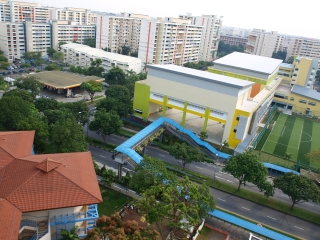
#> input picture task2/images/image1.jpg, 320 x 240 px
$ python main.py
#> lines starting #> are read from the running program, lines starting #| are printed output that depends on the picture
### task2/src/feature_extraction.py
import cv2
import numpy as np
import os

def extract_features(image):
    """
    Extracts key points and descriptors from an image using SIFT.
    """
    gray = cv2.cvtColor(image, cv2.COLOR_BGR2GRAY)
    sift = cv2.SIFT_create()
    keypoints, descriptors = sift.detectAndCompute(gray, None)
    return keypoints, descriptors

def match_features(image1, image2, des1, des2):
    """
    Matches features between two images using FLANN-based matcher.
    """
    index_params = dict(algorithm=1, trees=5)
    search_params = dict(checks=50)
    flann = cv2.FlannBasedMatcher(index_params, search_params)

    matches = flann.knnMatch(des1, des2, k=2)

    # Apply Lowe’s ratio test
    good_matches = [m for m, n in matches if m.distance < 0.75 * n.distance]

    return good_matches

def draw_keypoints(image1, image2, keypoints1, keypoints2, matches, output_path):
    """
    Draws keypoint matches between two images and saves the result.
    """
    matched_image = cv2.drawMatches(image1, keypoints1, image2, keypoints2, matches, None, flags=cv2.DrawMatchesFlags_NOT_DRAW_SINGLE_POINTS)
    cv2.imwrite(output_path, matched_image)

### task2/src/stitcher.py
import cv2
import os

def stitch_pair(image1, image2):
    """
    Stitches two images into a single panorama.
    """
    stitcher = cv2.Stitcher_create()
    error, stitched_img = stitcher.stitch([image1, image2])

    if error == cv2.Stitcher_OK:
        return stitched_img
    else:
        print("Error during stitching two images.")
        return None

### task2/src/post_processor.py
import cv2
import numpy as np
import imutils

def post_process_stitched_image(stitched_img):
    """
    Applies a binary mask to crop out the largest detected object (the stitched image).
    """
    stitched_img = cv2.copyMakeBorder(stitched_img, 10, 10, 10, 10, cv2.BORDER_CONSTANT, (0, 0, 0))
    gray = cv2.cvtColor(stitched_img, cv2.COLOR_BGR2GRAY)
    thresh_img = cv2.threshold(gray, 0, 255, cv2.THRESH_BINARY)[1]

    contours = cv2.findContours(thresh_img.copy(), cv2.RETR_EXTERNAL, cv2.CHAIN_APPROX_SIMPLE)
    contours = imutils.grab_contours(contours)
    areaOI = max(contours, key=cv2.contourArea)

    mask = np.zeros(thresh_img.shape, dtype="uint8")
    x, y, w, h = cv2.boundingRect(areaOI)
    cv2.rectangle(mask, (x, y), (x + w, y + h), 255, -1)

    minRectangle = mask.copy()
    sub = mask.copy()

    while cv2.countNonZero(sub) > 0:
        minRectangle = cv2.erode(minRectangle, None)
        sub = cv2.subtract(minRectangle, thresh_img)

    contours = cv2.findContours(minRectangle.copy(), cv2.RETR_EXTERNAL, cv2.CHAIN_APPROX_SIMPLE)
    contours = imutils.grab_contours(contours)
    areaOI = max(contours, key=cv2.contourArea)

    x, y, w, h = cv2.boundingRect(areaOI)
    return stitched_img[y:y + h, x:x + w]

### task2/src/main.py
import cv2
import os
import glob
from load_images import load_images
from feature_extraction import extract_features, match_features, draw_keypoints
from stitcher import stitch_pair
from post_processor import post_process_stitched_image

# Define input and output folders
input_folder = "../images"
output_folder = "../output"
panoramas_folder = os.path.join(output_folder, "panoramas")
keypoints_folder = os.path.join(output_folder, "keypoints")
final_panorama_path = os.path.join(output_folder, "panorama_final.jpg")

# Ensure output folders exist
os.makedirs(output_folder, exist_ok=True)
os.makedirs(panoramas_folder, exist_ok=True)
os.makedirs(keypoints_folder, exist_ok=True)

# Load images
image_paths = glob.glob(os.path.join(input_folder, "*.jpg"))
image_paths.sort()  # Ensure correct order
images = [cv2.imread(img) for img in image_paths]
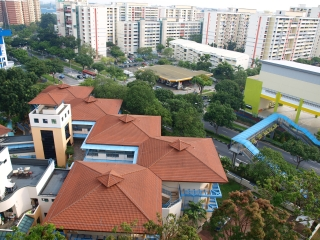
#> input picture task2/images/image2.jpg, 320 x 240 px
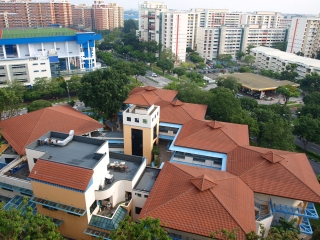
#> input picture task2/images/image3.jpg, 320 x 240 px
#> images = 3 items

if len(images) < 2:
    print("Need at least two images for stitching. Exiting...")
    exit()

# Stitch images step by step
current_panorama = images[0]
#> current_panorama is the input picture: shape (240, 320, 3); mean B, G, R 117.2, 128.5, 126.9

for i in range(1, len(images)):
    img1, img2 = current_panorama, images[i]

    # Extract keypoints
    keypoints1, des1 = extract_features(img1)
    keypoints2, des2 = extract_features(img2)

    # Match features
    matches = match_features(img1, img2, des1, des2)

    # Save keypoint matches
    keypoint_match_path = os.path.join(keypoints_folder, f"keypoints_{i}_{i+1}.jpg")
    draw_keypoints(img1, img2, keypoints1, keypoints2, matches, keypoint_match_path)
    print(f"Keypoints match saved: {keypoint_match_path}")

    # Stitch the pair
    stitched_img = stitch_pair(img1, img2)

    if stitched_img is None:
        print(f"Stitching failed for images {i} and {i+1}.")
        continue

    # Crop black borders
    stitched_img = post_process_stitched_image(stitched_img)

    # Save intermediate panorama
    panorama_step_path = os.path.join(panoramas_folder, f"panorama_{i}_{i+1}.jpg")
    cv2.imwrite(panorama_step_path, stitched_img)
    print(f"Stepwise Panorama saved: {panorama_step_path}")

    # Update current panorama for next step
    current_panorama = stitched_img
#> this loop made 2 passes
#> (index_params in match_features, search_params in match_features, matches, good_matches in match_features, error in stitch_pair) on passes 1 to 2: ({'algorithm': 1, 'trees': 5}, {'checks': 50}, 137 matches, 137 matches, 0), ({'algorithm': 1, 'trees': 5}, {'checks': 50}, 213 matches, 213 matches, 0)
#| Keypoints match saved: ../output/keypoints/keypoints_1_2.jpg
#| Stepwise Panorama saved: ../output/panoramas/panorama_1_2.jpg
#| Keypoints match saved: ../output/keypoints/keypoints_2_3.jpg
#| Stepwise Panorama saved: ../output/panoramas/panorama_2_3.jpg
#> pass 1, in extract_features, `gray = cv2.cvtColor(image, cv2.COLOR_BGR2GRAY)`:
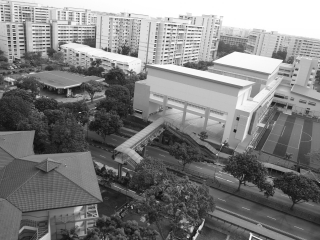
#> gray: shape (240, 320); min 15, max 255, mean 126.7
#> pass 1, in extract_features (call 2), `gray = cv2.cvtColor(image, cv2.COLOR_BGR2GRAY)`:
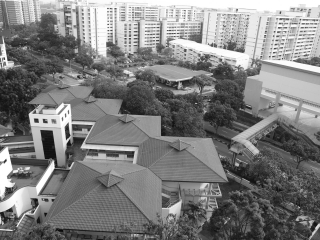
#> gray: shape (240, 320); min 10, max 255, mean 127.1
#> pass 1, in stitch_pair, `error, stitched_img = stitcher.stitch([image1, image2])`:
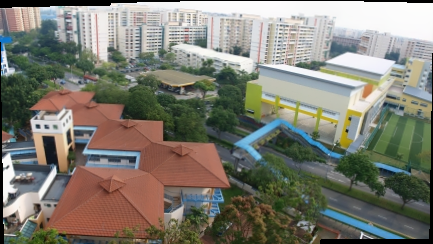
#> stitched_img: shape (244, 433, 3); mean B, G, R 113.2, 123.7, 125.4
#> after the loop:
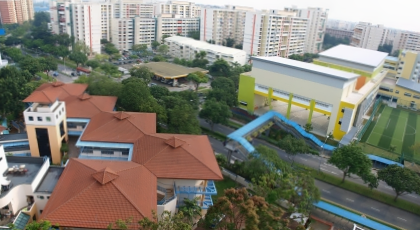
#> img1: shape (230, 420, 3); mean B, G, R 114, 125, 127.1
#> img2 is the input picture: shape (240, 320, 3); mean B, G, R 107.7, 117.3, 127.2

# Save final panorama
cv2.imwrite(final_panorama_path, current_panorama)
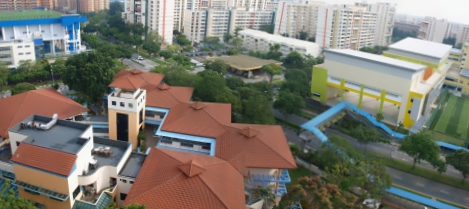
#> saved as panorama_final.jpg: shape (209, 469, 3); mean B, G, R 109.9, 119.9, 122.9
print(f"Final panorama saved at {final_panorama_path}")
